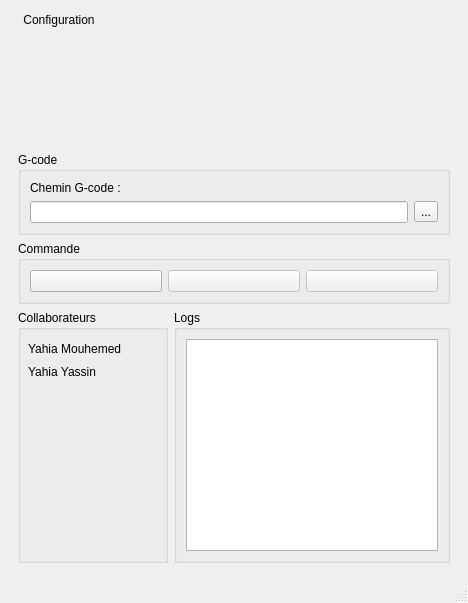
<?xml version="1.0" encoding="UTF-8"?>
<ui version="4.0">
 <class>MainWindow</class>
 <widget class="QMainWindow" name="MainWindow">
  <property name="geometry">
   <rect>
    <x>0</x>
    <y>0</y>
    <width>468</width>
    <height>603</height>
   </rect>
  </property>
  <property name="windowTitle">
   <string>MainWindow</string>
  </property>
  <widget class="QWidget" name="centralwidget">
   <layout class="QVBoxLayout" name="verticalLayout">
    <item>
     <widget class="QPushButton" name="pushButton_4">
      <property name="maximumSize">
       <size>
        <width>100</width>
        <height>50</height>
       </size>
      </property>
      <property name="cursor">
       <cursorShape>PointingHandCursor</cursorShape>
      </property>
      <property name="text">
       <string>Configuration</string>
      </property>
      <property name="icon">
       <iconset>
        <normaloff>../../../../Desktop/Services.png</normaloff>../../../../Desktop/Services.png</iconset>
      </property>
      <property name="iconSize">
       <size>
        <width>18</width>
        <height>18</height>
       </size>
      </property>
      <property name="autoDefault">
       <bool>true</bool>
      </property>
      <property name="flat">
       <bool>true</bool>
      </property>
     </widget>
    </item>
    <item>
     <widget class="QWidget" name="widget" native="true">
      <property name="maximumSize">
       <size>
        <width>16777215</width>
        <height>100</height>
       </size>
      </property>
      <property name="styleSheet">
       <string notr="true"/>
      </property>
      <layout class="QVBoxLayout" name="verticalLayout_2">
       <item>
        <widget class="QPushButton" name="btn_zenbreak">
         <property name="enabled">
          <bool>true</bool>
         </property>
         <property name="minimumSize">
          <size>
           <width>0</width>
           <height>90</height>
          </size>
         </property>
         <property name="text">
          <string/>
         </property>
         <property name="icon">
          <iconset>
           <normalon>:/principal/logo.png</normalon>
          </iconset>
         </property>
         <property name="iconSize">
          <size>
           <width>250</width>
           <height>200</height>
          </size>
         </property>
         <property name="flat">
          <bool>true</bool>
         </property>
        </widget>
       </item>
      </layout>
     </widget>
    </item>
    <item>
     <widget class="QWidget" name="widget_2" native="true">
      <layout class="QVBoxLayout" name="verticalLayout_7">
       <item>
        <widget class="QGroupBox" name="groupBox_2">
         <property name="maximumSize">
          <size>
           <width>16777215</width>
           <height>100</height>
          </size>
         </property>
         <property name="title">
          <string>G-code</string>
         </property>
         <layout class="QVBoxLayout" name="verticalLayout_4">
          <item>
           <layout class="QVBoxLayout" name="verticalLayout_3">
            <item>
             <widget class="QLabel" name="label">
              <property name="text">
               <string>Chemin G-code :</string>
              </property>
             </widget>
            </item>
            <item>
             <layout class="QHBoxLayout" name="horizontalLayout">
              <item>
               <widget class="QLineEdit" name="lineEdit"/>
              </item>
              <item>
               <widget class="QToolButton" name="toolButton">
                <property name="text">
                 <string>...</string>
                </property>
               </widget>
              </item>
             </layout>
            </item>
           </layout>
          </item>
         </layout>
        </widget>
       </item>
       <item>
        <widget class="QGroupBox" name="groupBox_3">
         <property name="title">
          <string>Commande</string>
         </property>
         <layout class="QVBoxLayout" name="verticalLayout_6">
          <item>
           <layout class="QHBoxLayout" name="horizontalLayout_3">
            <item>
             <widget class="QPushButton" name="playButton">
              <property name="text">
               <string/>
              </property>
              <property name="icon">
               <iconset>
                <normalon>:/principal/Play.png</normalon>
               </iconset>
              </property>
              <property name="iconSize">
               <size>
                <width>48</width>
                <height>36</height>
               </size>
              </property>
             </widget>
            </item>
            <item>
             <widget class="QPushButton" name="pauseButton">
              <property name="enabled">
               <bool>false</bool>
              </property>
              <property name="text">
               <string/>
              </property>
              <property name="icon">
               <iconset>
                <normalon>:/principal/Pause.png</normalon>
               </iconset>
              </property>
              <property name="iconSize">
               <size>
                <width>48</width>
                <height>36</height>
               </size>
              </property>
             </widget>
            </item>
            <item>
             <widget class="QPushButton" name="stopButton">
              <property name="enabled">
               <bool>false</bool>
              </property>
              <property name="text">
               <string/>
              </property>
              <property name="icon">
               <iconset>
                <normalon>:/principal/Stop.png</normalon>
               </iconset>
              </property>
              <property name="iconSize">
               <size>
                <width>48</width>
                <height>36</height>
               </size>
              </property>
             </widget>
            </item>
           </layout>
          </item>
         </layout>
        </widget>
       </item>
       <item>
        <layout class="QHBoxLayout" name="horizontalLayout_2" stretch="0,0">
         <item>
          <widget class="QGroupBox" name="groupBox">
           <property name="minimumSize">
            <size>
             <width>150</width>
             <height>0</height>
            </size>
           </property>
           <property name="maximumSize">
            <size>
             <width>16777215</width>
             <height>16777215</height>
            </size>
           </property>
           <property name="title">
            <string>Collaborateurs</string>
           </property>
           <widget class="QWidget" name="layoutWidget">
            <property name="geometry">
             <rect>
              <x>10</x>
              <y>30</y>
              <width>95</width>
              <height>40</height>
             </rect>
            </property>
            <layout class="QGridLayout" name="gridLayout">
             <item row="1" column="0">
              <widget class="QLabel" name="label_3">
               <property name="text">
                <string>Yahia Yassin</string>
               </property>
              </widget>
             </item>
             <item row="0" column="0">
              <widget class="QLabel" name="label_2">
               <property name="text">
                <string>Yahia Mouhemed</string>
               </property>
              </widget>
             </item>
            </layout>
           </widget>
          </widget>
         </item>
         <item>
          <widget class="QGroupBox" name="groupBox_4">
           <property name="title">
            <string>Logs</string>
           </property>
           <layout class="QVBoxLayout" name="verticalLayout_5">
            <item>
             <widget class="QPlainTextEdit" name="plainTextEdit"/>
            </item>
           </layout>
          </widget>
         </item>
        </layout>
       </item>
      </layout>
     </widget>
    </item>
   </layout>
  </widget>
  <widget class="QMenuBar" name="menubar">
   <property name="geometry">
    <rect>
     <x>0</x>
     <y>0</y>
     <width>468</width>
     <height>22</height>
    </rect>
   </property>
  </widget>
  <widget class="QStatusBar" name="statusbar"/>
 </widget>
 <resources>
  <include location="images/cnc_images.qrc"/>
 </resources>
 <connections/>
</ui>
